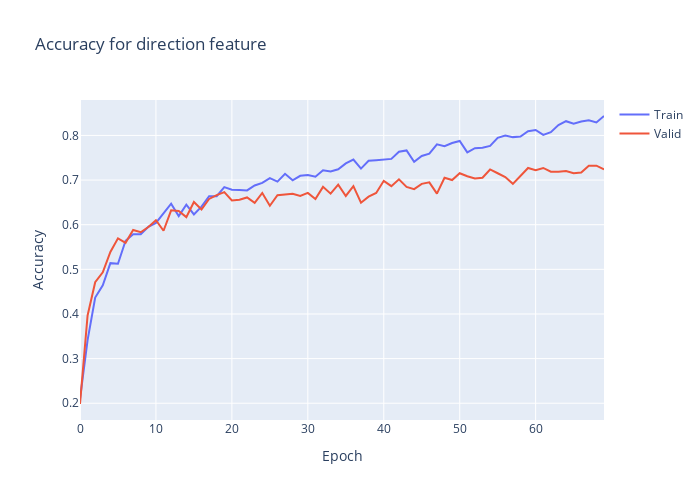

Notebook code for this chart:
### Code cell
plt.clf()
fig = go.Figure()
fig.add_trace(go.Scatter(
                    y=history.history['direction_output_accuracy'],
                    name='Train'))
fig.add_trace(go.Scatter(
                    y=history.history['val_direction_output_accuracy'],
                    name='Valid'))
fig.update_layout(height=500, 
                  width=700,
                  title='Accuracy for direction feature',
                  xaxis_title='Epoch',
                  yaxis_title='Accuracy')
fig.show()
